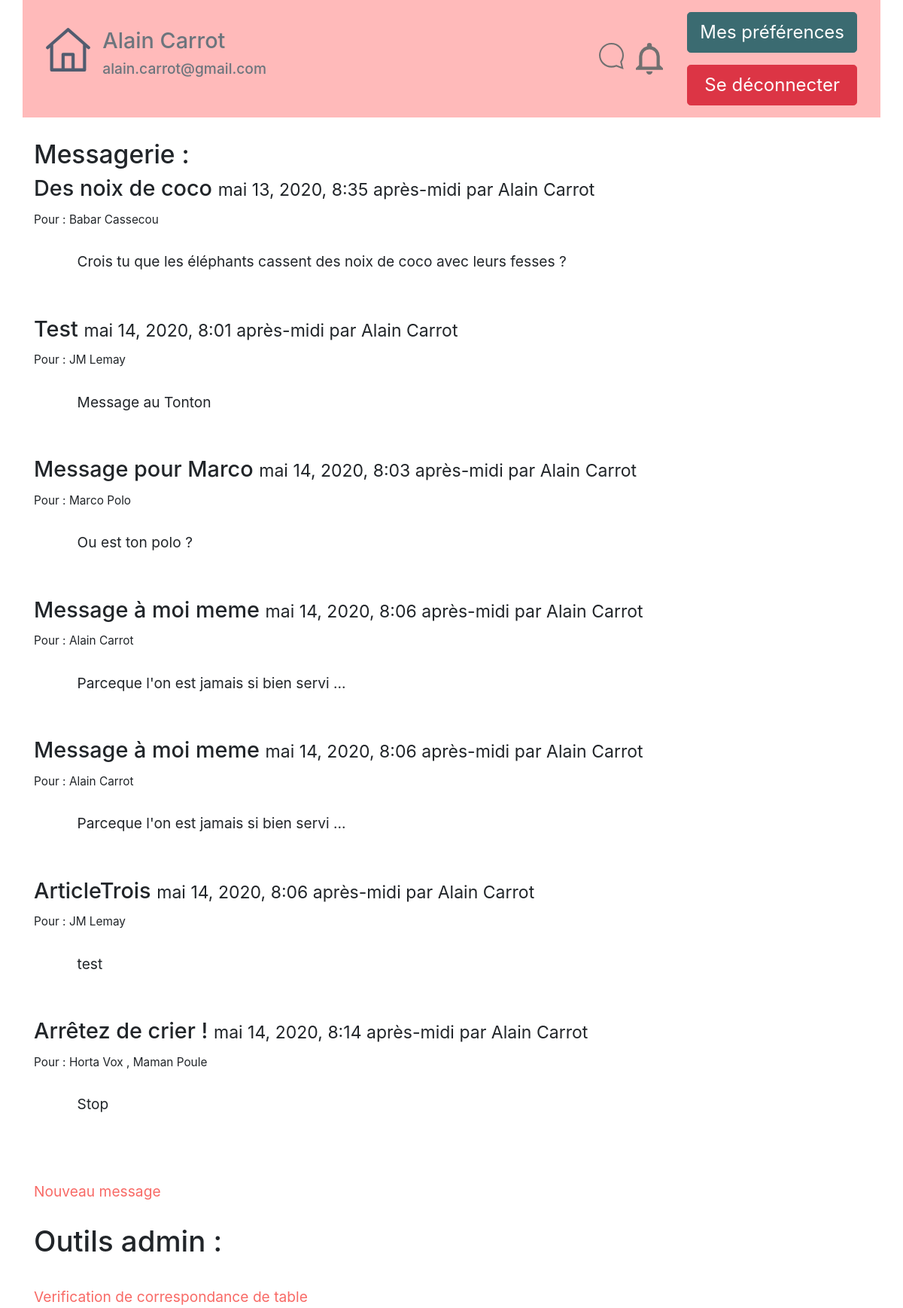
/messages/ (signed in), run on the app's committed database.
### DJInterCom/models.py (models this page shows, shortened)
class MessagePerso(models.Model):
    titre = models.CharField(max_length=100)
    auteurID = models.CharField(max_length=6)
    AttachedChildNotebookID = models.CharField(max_length=7)
    contenu = models.TextField(null=True)
    date = models.DateTimeField(default=timezone.now,
                                verbose_name="Date d'envoi'")
    accessUserID=models.CharField(max_length=80,default="0")
    class Meta:
        verbose_name = "Message Privé"
        ordering = ['date']

### DJInterCom/views.py (the view)
# urls.py: 2. Add a URL to urlpatterns:  path('', views.home, name='home')
def home(request):
    print("Appel home")
    listeMessages=list_messages_by_access(request)
    try:
        groupQS = request.user.groups.all()
        userGroupName = groupQS[0].name
        print("User group = ", userGroupName)
    except :
        print("userAnonymous ou sans groupe")
        userGroupName = ""
    return render(request,'DJInterCom/accueil.html',locals())

### DJInterCom/ModulesComplementaires.py (called while the page is built)
def callOfCorrespondantList(request, CorrespondingMessage,
                            messageID):  # return a string with the name of correspondants
    try:
        listCorrespondants = []
        for correspondant in (CorrespondingMessage.accessUserID).split(";"):
            Correspondant = str(User.objects.get(pk=correspondant).first_name) + " " + str(
                User.objects.get(pk=correspondant).last_name)
            listCorrespondants.append(Correspondant)
        listCorrespondants = " , ".join(listCorrespondants)
        print(listCorrespondants)
        return listCorrespondants
    except:
        print("Echec de la récupération des correspondants ", messageID)

### DJInterCom/templates/DJInterCom/accueil.html (shortened to what this page needs)
{% extends "tablecom/base.html" %}
{% block content %}
<div class="container">
<br>
<h3>Messagerie : </h3>
    {% for message in listeMessages %}
    <h4> {{message.titre}} <small> {{message.date}} par {{ message.auteur_first_name }} {{ message.auteur_last_name }}</small></h4>
    <small>Pour : {{message.Correspondantsstring}}</small>
        <div class="marge3"> <br>{{message.contenu}}</div><br><br>
    {% empty %}
        <p>Aucun article trouvé.</p>
{% endfor %}
<br><a href="Message_sw">Nouveau message</a>
{% if userGroupName == 'SuperUser' %}
<br><br><h2>Outils admin :</h2>
<br><a href="CorrespondanceTableCheck">Verification de correspondance de table</a>
    {% endif %}
</div>
{% endblock %}

### tablecom/templates/tablecom/base.html (shortened to what this page needs)
<!DOCTYPE html>
    {% load static %}
    {% block head %}
        <html lang="fr">
        <head>
        <link rel="stylesheet" href="/static/bootstrapExportTheme/bootstrap.min.css" >
        <link rel="stylesheet" type="text/css" href="https://cdn.jsdelivr.net/npm/cookieconsent@3/build/cookieconsent.min.css" />
        </head>
    {% endblock %}
<body>
    <nav>
       {% block nav %}
            {% if user.is_authenticated %}
<div class="container" style="background:#ffbaba !important;">
    <div class="d-flex flex-wrap align-items-center">
          <div class="mr-auto p-2 ">
            <div class="d-flex justify-content-start">
                <div class="p-2"><a href="{% url 'accueil' %}"><img src="/static/images/home.svg" class="img-fluid"></a></div>
                <div class="p-2"><h4 class="text-secondary">{{ user.first_name }} {{ user.last_name }}</h4><h6 class="text-secondary"><p>{{ user.email }}</p></h6></div>
            </div>
          </div>
          <div class="p-2 ">
            <div class="d-flex">
                <div class="p-2"><a href="{% url 'accueilMessager' %}"><img src="{% static 'images/notif_mess_perso.svg' %}" class="img-fluid"></a></div>
              <div class="p-2"><img src="{% static 'images/notif_fil_general.svg' %}" class="img-fluid"></div>
            </div>
          </div>
          <div class="p-2 ">
            <div class="d-flex flex-column">
              <div class="p-2"><a href="{% url 'MyProfile' %}"><button type="button" class="btn btn-info btn-lg">Mes préférences</button></a></div>
              <div class="p-2"><a href="{% url 'deconnexion' %}"><button type="button" class="btn btn-danger btn-block btn-lg">Se déconnecter</button></a></div>
            </div>
          </div>
    </div>
</div>
            {% else %}
        <div class="container">
        </div>
            {% endif %}
       {% endblock %}
   </nav>
    {% block content %}Contenu à introduire{% endblock %}
</body>
</html>

### tablecom/templates/tablecom/base.html (style rules this page uses)
[class*="marge3"] { margin-left: 3em; }

### data on the page
MessagePerso: titre "Des noix de coco", date "mai 13, 2020, 8:35 après-midi", auteur_first_name "Alain", auteur_last_name "Carrot", Correspondantsstring "Babar Cassecou", contenu "Crois tu que les éléphants cassent des noix de coco avec leurs fesses ?"
MessagePerso: titre "Test", date "mai 14, 2020, 8:01 après-midi", auteur_first_name "Alain", auteur_last_name "Carrot", Correspondantsstring "JM Lemay", contenu "Message au Tonton"
MessagePerso: titre "Message pour Marco", date "mai 14, 2020, 8:03 après-midi", auteur_first_name "Alain", auteur_last_name "Carrot", Correspondantsstring "Marco Polo", contenu "Ou est ton polo ?"
MessagePerso: titre "Message à moi meme", date "mai 14, 2020, 8:06 après-midi", auteur_first_name "Alain", auteur_last_name "Carrot", Correspondantsstring "Alain Carrot", contenu "Parceque l'on est jamais si bien servi ..."
MessagePerso: titre "ArticleTrois", date "mai 14, 2020, 8:06 après-midi", auteur_first_name "Alain", auteur_last_name "Carrot", Correspondantsstring "JM Lemay", contenu "test"
MessagePerso: titre "Arrêtez de crier !", date "mai 14, 2020, 8:14 après-midi", auteur_first_name "Alain", auteur_last_name "Carrot", Correspondantsstring "Horta Vox , Maman Poule", contenu "Stop"

### other printed values
{{ user.first_name }} "Alain"
{{ user.last_name }} "Carrot"
{{ user.email }} "alain.carrot@gmail.com"
